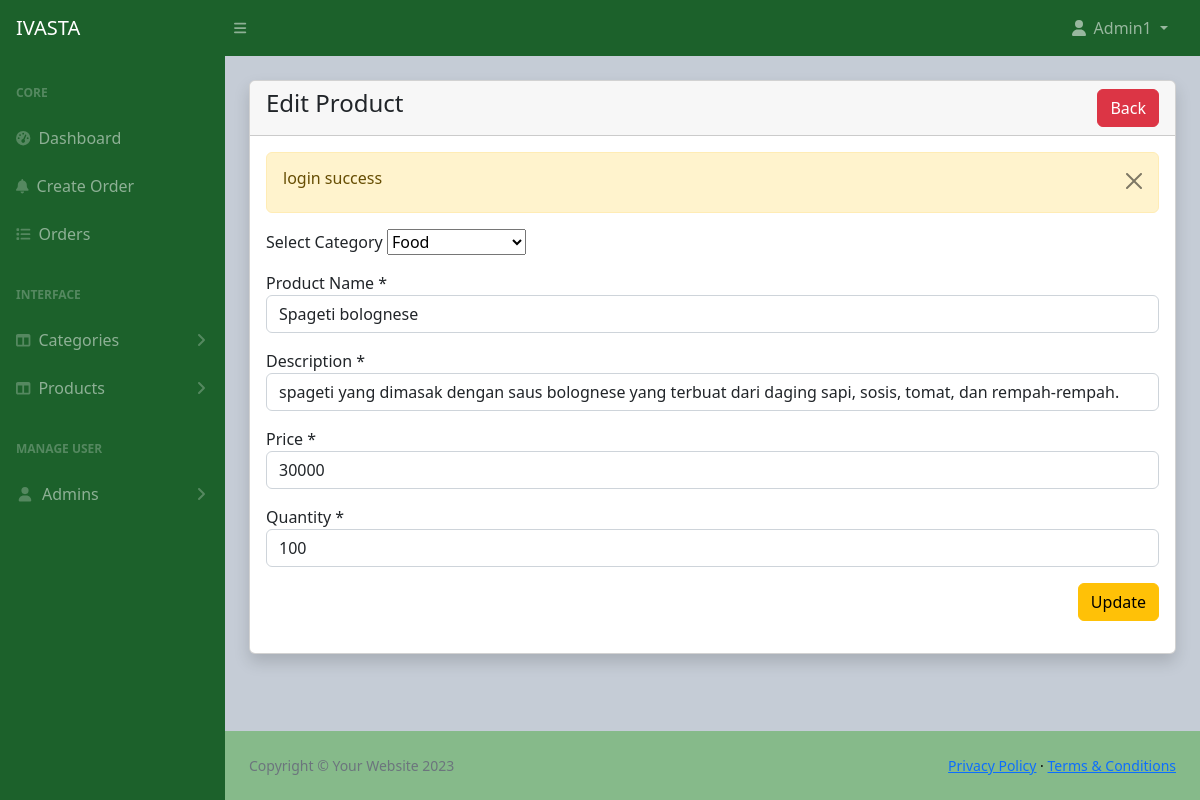
The page /admin/products-edit.php?id=1 (signed in) on the database its author committed.
### tables this page shows
CREATE TABLE `products` (
  `id` int(11) NOT NULL,
  `category_id` int(11) NOT NULL,
  `name` varchar(200) NOT NULL,
  `description` varchar(300) NOT NULL,
  `price` int(11) NOT NULL,
  `quantity` int(11) NOT NULL
);

CREATE TABLE `categories` (
  `id` int(11) NOT NULL,
  `name` varchar(100) NOT NULL
);

### admin/products-edit.php (the view, shortened to what this page needs)
<?php include('includes/header.php'); ?>
<div class="container-fluid px-4">
    <div class="card mt-4 shadow">
        <div class="card-header">
            <h4 class="mb-0">Edit Product
                <a href="products.php" class="btn btn-danger float-end">Back</a>
            </h4>
        </div>
        <div class="card-body">
            <form action="code.php" method="post">
                <?php
                $paramValue = checkParamId('id');
                $product = getById('products', $paramValue);
                if ($product) {
                    if ($product['status'] == 200) {
                ?>
                        <div class="row">
                            <div class="col-md-12 mb-3">
                                <label>Select Category</label>
                                <select name="category_id" id="form-select">
                                    <?php
                                    $categories = getALL('categories');
                                    if ($categories) {
                                        if (mysqli_num_rows($categories) > 0) {
                                            foreach ($categories as $category) {
                                    ?>
                                                <option value="<?= $category['id']; ?>" <?= $product['data']['category_id'] == $category['id'] ? 'selected' : ''; ?>>
                                                    <?= $category['name']; ?>
                                                </option>
                                    <?php
                                            }
                                        } else {
                                            echo '<option value="">No Categories Found </option>';
                                        }
                                    } else {
                                        echo '<option value="">Something Went Wrong </option>';
                                    }
                                    ?>
                                </select>
                            </div>
                            <div class="col-md-12 mb-3">
                                <label for="">Product Name *</label>
                                <input type="text" name="name" required value="<?= $product['data']['name']; ?>" class="form-control" />
                            </div>
                            <div class="col-md-12 mb-3">
                                <label for="">Description *</label>
                                <input type="text" name="description" required value="<?= $product['data']['description']; ?>" class="form-control" />
                            </div>
                            <div class="col-md-12 mb-3">
                                <label for="">Price *</label>
                                <input type="number" name="price" required value="<?= $product['data']['price']; ?>" class="form-control" />
                            </div>
                            <div class="col-md-12 mb-3">
                                <label for="">Quantity *</label>
                                <input type="number" name="quantity" required value="<?= $product['data']['quantity']; ?>" class="form-control" />
                            </div>
                            <div class="col-md-12 mb-3 text-end">
                                <button type="submit" name="updateProduct" class="btn btn-warning">Update</button>
                            </div>
                        </div>
                <?php
                    } else {
                        echo '<h5>' . $product['message'] . '</h5>';
                    }
                } else {
                    echo '<h5>Something Went Wrong</h5>';
                    return false;
                }
                ?>
            </form>
        </div>
    </div>
</div>
<?php include('includes/footer.php'); ?>

### rows shown on the page
products: category_id "Food", name "Spageti bolognese", description "spageti yang dimasak dengan saus bolognese yang terbuat dari daging sapi, sosis, tomat, dan rempah-rempah.", price "30000", quantity "100"

### other values the page prints
$_SESSION['name'] "Admin1"
$_SESSION['status'] "login success"
